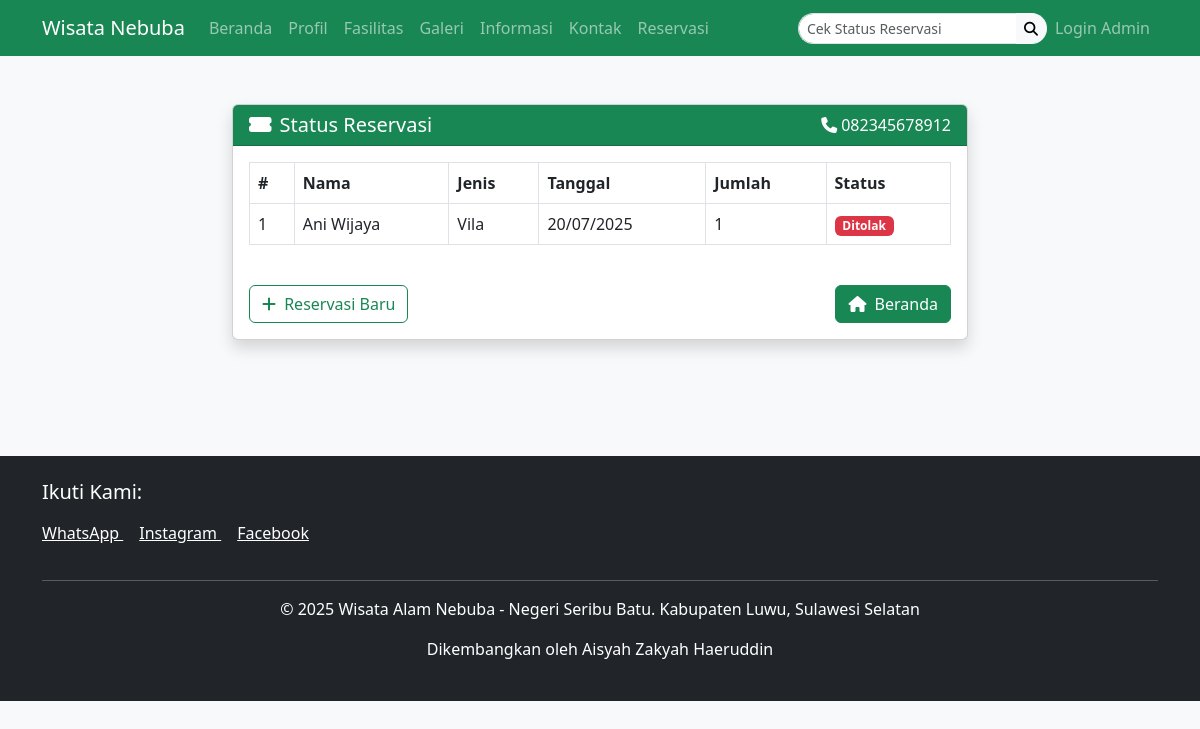
The page /cek_reservasi.php?telepon=082345678912 on the database its author committed.
### tables this page shows
CREATE TABLE `reservasi` (
  `id` int(11) NOT NULL,
  `nama` varchar(250) NOT NULL,
  `email` varchar(250) NOT NULL,
  `telepon` varchar(20) NOT NULL,
  `jenis` varchar(50) NOT NULL,
  `tanggal` date NOT NULL,
  `jumlah` int(11) NOT NULL,
  `catatan` text DEFAULT NULL,
  `status` varchar(20) DEFAULT 'Pending',
  `tanggal_dibuat` timestamp NOT NULL DEFAULT current_timestamp()
);

### cek_reservasi.php (the view, shortened to what this page needs)
<?php
include 'includes/header.php';
include 'includes/navbar.php';
include 'config/database.php';
$telepon = isset($_GET['telepon']) ? $_GET['telepon'] : '';
if (!empty($telepon)) {
    $query = "SELECT * FROM reservasi WHERE telepon = ? ORDER BY tanggal DESC";
    $stmt = mysqli_prepare($conn, $query);
    mysqli_stmt_bind_param($stmt, "s", $telepon);
    mysqli_stmt_execute($stmt);
    $result = mysqli_stmt_get_result($stmt);
    $reservasi = mysqli_fetch_all($result, MYSQLI_ASSOC);
}
?>
<div class="container py-5">
    <div class="row justify-content-center">
        <div class="col-lg-8">
            <div class="card shadow">
                <div class="card-header bg-success text-white">
                    <div class="d-flex justify-content-between align-items-center">
                        <h5 class="mb-0"><i class="fas fa-ticket-alt me-2"></i>Status Reservasi</h5>
                        <?php if(!empty($telepon)): ?>
                            <span><i class="fas fa-phone me-1"></i><?= htmlspecialchars($telepon) ?></span>
                        <?php endif; ?>
                    </div>
                </div>
                <div class="card-body">
                    <?php if (!empty($telepon)): ?>
                        <?php if (!empty($reservasi)): ?>
                            <div class="table-responsive">
                                <table class="table table-bordered">
                                    <thead>
                                        <tr>
                                            <th>#</th>
                                            <th>Nama</th>
                                            <th>Jenis</th>
                                            <th>Tanggal</th>
                                            <th>Jumlah</th>
                                            <th>Status</th>
                                        </tr>
                                    </thead>
                                    <tbody>
                                        <?php foreach ($reservasi as $index => $r): ?>
                                        <tr>
                                            <td><?= $index + 1 ?></td>
                                            <td><?= htmlspecialchars($r['nama']) ?></td>
                                            <td><?= htmlspecialchars($r['jenis']) ?></td>
                                            <td><?= date('d/m/Y', strtotime($r['tanggal'])) ?></td>
                                            <td><?= htmlspecialchars($r['jumlah']) ?></td>
                                            <td>
                                                <?php if($r['status'] == 'Confirmed'): ?>
                                                    <span class="badge bg-success">Dikonfirmasi</span>
                                                    <div class="mt-2">
                                                        <button class="btn btn-sm btn-outline-success" data-bs-toggle="modal" data-bs-target="#paymentModal">
                                                            <i class="fas fa-money-bill-wave me-1"></i> Cara Bayar
                                                        </button>
                                                    </div>
                                                <?php elseif($r['status'] == 'Rejected'): ?>
                                                    <span class="badge bg-danger">Ditolak</span>
                                                <?php else: ?>
                                                    <span class="badge bg-warning text-dark">Pending</span>
                                                <?php endif; ?>
                                            </td>
                                        </tr>
                                        <?php endforeach; ?>
                                    </tbody>
                                </table>
                            </div>
                        <?php endif; ?>
                    <?php endif; ?>
                    <div class="d-flex justify-content-between mt-4">
                        <a href="reservasi.php" class="btn btn-outline-success">
                            <i class="fas fa-plus me-1"></i> Reservasi Baru
                        </a>
                        <a href="index.php" class="btn btn-success">
                            <i class="fas fa-home me-1"></i> Beranda
                        </a>
                    </div>
                </div>
            </div>
        </div>
    </div>
</div>
<?php include 'includes/footer.php'; ?>

### assets/css/style.css (style rules this page uses)
body { font-family: "Segoe UI", Tahoma, Geneva, Verdana, sans-serif; background-color: #f8f9fa; }
.card { transition: transform 0.3s; margin-bottom: 20px; }
.table-responsive { overflow-x: auto; }

### rows shown on the page
reservasi: nama "Ani Wijaya", jenis "Vila", tanggal "20/07/2025", jumlah "1", status "Ditolak"

### other values the page prints
$telepon "082345678912"
